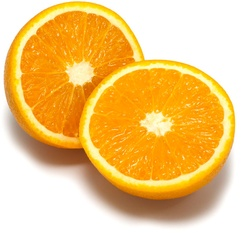
%> input picture DD2423-Computer-Vision/Lab3/bildat_lab3/orange.jpg, 241 x 233 px, shrunk from 572 x 551 before the run
$ octave kmeans_example.m   (GNU Octave 9; MATLAB toolbox functions it lacks are replaced by stand-ins)
%> lines starting %> are read from the running program, lines starting %| are printed output that depends on the picture; in (x1, y1, x2, y2) boxes, pixels count from 0 and x2, y2 are one past the last pixel; in counts of white or black regions, pixels touching at a corner belong together; the program's own positions count from 1
### DD2423-Computer-Vision/Lab3/Scripts/kmeans_segm.m
function [ segmentation, centers ] = kmeans_segm(image, K, L, seed)
%UNTITLED Summary of this function goes here
%   K                   nr of clusters
%   L                   nr of iterations
%   seed                seed for the random generator

%% Used variables:
% V                 [K x 3] matrix having the centers of the clusters as columns
% image2            [X*Y x 4] where the last column gives the cluster if each pixel
rng(seed)
dim = ndims(image);
if dim ==3
    [X,Y,Z]=size(image);
    image2 = double([reshape(image, X*Y,Z), zeros(X*Y,1)]);
else
    [X,Y] =size(image);
    image2 = double([image, zeros(X,1)]);
end

% Randomly initialize the K cluster centers
% centers = randi([0 255],K,3,'like',image);
centers = zeros(K, 3);
idx = randperm(size(image2, 1), K);
for i = 1 : K
    centers(i, :) = image2(idx(i), 1:3);
end

% Iterate L times
for l=1:L
    % Compute all distances between pixels and cluster centers
    [~,I] = pdist2(double(centers),image2(:,1:3),'euclidean' ,'Smallest',1);
    % Check the changes hear [TODO]
    % Assign each pixel to the cluster center for which the distance is minimum
    image2(:,4) = I';
    % Recompute each cluster center by taking the mean of all pixels assigned to it
    for k =1:K
        indeces = image2(:,4)==k;
        if sum(indeces)
            centers(k,:) = sum(image2(indeces,1:3))/sum(indeces);
        end
    end
end

if dim == 3
    segmentation = reshape(image2(:,4),X,Y);
else
    segmentation = image2(:,4);
end
end

### DD2423-Computer-Vision/Lab3/bildat_lab3/mean_segments.m
function Inew = mean_segments(I, segm)

N = max(max(segm));
[h, w, c] = size(I);
Ic = single(reshape(I, [h*w, c]));
sc = reshape(segm, [h*w,1]);
cols = zeros(N, c);
nums = zeros(N, 1);
for i=1:h*w
    s = sc(i);
    cols(s,:) = cols(s,:) + Ic(i,:);
    nums(s) = nums(s) + 1;
end
cols = bsxfun(@rdivide, cols, nums);
Inew = uint8(reshape(cols(sc,:), [h,w,c]));

### DD2423-Computer-Vision/Lab3/bildat_lab3/overlay_bounds.m
function imout = overlap_bounds(im, segm)
[h,w] = size(segm);
imcut = segm(2:h-1,2:w-1);
diff = [ ones(1,w) ; ones(h-2,1), ((imcut==segm(3:h,2:w-1)) & (imcut==segm(2:h-1,3:w)) & (imcut==segm(1:h-2,2:w-1)) & (imcut==segm(2:h-1,1:w-2))), ones(h-2,1); ones(1,w) ];
mask = repmat(uint8(diff), [1,1,3]);
imout = (im .* mask);
imout(:,:,1) = imout(:,:,1) + (1 - mask(:,:,1))*255;

### DD2423-Computer-Vision/Lab3/bildat_lab3/kmeans_example.m
K = 3;               % number of clusters used
L = 55;              % number of iterations
seed = 14;           % seed used for random initialization
scale_factor = 1;  % image downscale factor
image_sigma = 0.002;   % image preblurring scale

I = imread('orange.jpg');
%> I is the input picture: size 233x241x3 uint8; mean R, G, B 241.3, 197, 119.3
I = imresize(I, scale_factor);
Iback = I;
d = 2*ceil(image_sigma*2) + 1;
h = fspecial('gaussian', [d d], image_sigma);
I = imfilter(I, h);

%% Different cluster number K
close all
K = [3,5];
tic
for i = 1:size(K,2)

    [ segm, centers ] = kmeans_segm(I, K(i), L, seed);
    Inew = mean_segments(Iback, segm);
    Iseg = overlay_bounds(Iback, segm);
    subplot(2,2,2*(i-1)+1)
    imshow(Iseg)
    ylabel(['K = ',num2str(K(i))] )
    set(get(gca,'YLabel'),'Rotation',0)
    if i==1; title('Segments'); end
    subplot(2,2,2*(i-1)+2)
    imshow(Inew)
    if i==1; title('Clusters'); end
end
%> this loop made 2 passes
%> (N in mean_segments, cols in mean_segments) on pass 1: (3, [234.1 212.2 142.5; 234.4 152.8 18.62; 253.8 253 251.1])
%> N in mean_segments on pass 2: 5
%> pass 1, in overlap_bounds, `diff = [ ones(1,w) ; ones(h-2,1), ((imcut==segm(3:h,2:w-1)) & (imcut==..`:
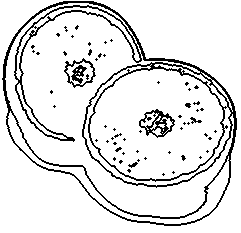
%> diff: size 233x241 double; values 0 (black) and 1 (white), 89.1% white; black in thin lines or dots
toc

figure
K = [6,8];
tic
for i = 1:size(K,2)

    [ segm, centers ] = kmeans_segm(I, K(i), L, seed);
    Inew = mean_segments(Iback, segm);
    Iseg = overlay_bounds(Iback, segm);
    subplot(2,2,2*(i-1)+1)
    imshow(Iseg)
    ylabel(['K = ',num2str(K(i))] )
    set(get(gca,'YLabel'),'Rotation',0)
    if i==1; title('Segments'); end
    subplot(2,2,2*(i-1)+2)
    imshow(Inew)
    if i==1; title('Clusters'); end
end
%> this loop made 2 passes
%> N in mean_segments on passes 1 to 2: 6, 8
%> pass 1, in overlap_bounds (call 3), `diff = [ ones(1,w) ; ones(h-2,1), ((imcut==segm(3:h,2:w-1)) & (imcut==..`:
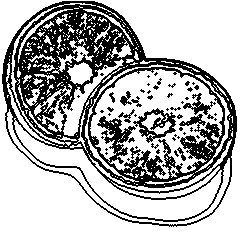
%> diff: size 233x241 double; values 0 (black) and 1 (white), 69.6% white; 56 black regions (46 under 20 px), largest, box (x1, y1, x2, y2) and area: (2, 1, 237, 227) 15520, (133, 108, 176, 143) 544, (183, 93, 216, 115) 230
toc

%% Different iteration number L
K = 3;
L = [3,4];
tic
for i = 1:size(L,2)

    [ segm, centers ] = kmeans_segm(I, K, L(i), seed);
    Inew = mean_segments(Iback, segm);
    Iseg = overlay_bounds(Iback, segm);
    subplot(2,2,2*(i-1)+1)
    imshow(Iseg)
    ylabel(['L = ',num2str(L(i))] )
    set(get(gca,'YLabel'),'Rotation',0)
    if i==1; title('Segments'); end
    subplot(2,2,2*(i-1)+2)
    imshow(Inew)
    if i==1; title('Clusters'); end
end
%> this loop made 2 passes
%> (N in mean_segments, cols in mean_segments) on passes 1 to 2: (3, [239.3 222 159.5; 233.3 153.9 22.52; 254.4 254 253.1]), (3, [237.1 217.7 150.9; 233.7 153.2 20.56; 254.1 253.5 252.2])
%> pass 1, in kmeans_segm (call 5), `segmentation = reshape(image2(:,4),X,Y);`:
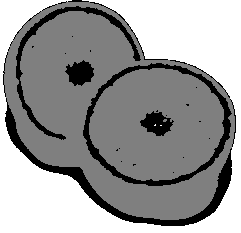
%> segmentation: size 233x241 double; min 1, max 3, mean 2.21; drawn with min black and max white
toc

figure
L = [5,8];
tic
for i = 1:size(L,2)

    [ segm, centers ] = kmeans_segm(I, K, L(i), seed);
    Inew = mean_segments(Iback, segm);
    Iseg = overlay_bounds(Iback, segm);
    subplot(2,2,2*(i-1)+1)
    imshow(Iseg)
    ylabel(['L = ',num2str(L(i))] )
    set(get(gca,'YLabel'),'Rotation',0)
    if i==1; title('Segments'); end
    subplot(2,2,2*(i-1)+2)
    imshow(Inew)
    if i==1; title('Clusters'); end
end
%> this loop made 2 passes
%> (N in mean_segments, cols in mean_segments) on passes 1 to 2: (3, [236 215.4 146.9; 233.9 152.9 19.66; 254 253.3 251.8]), (3, [234.3 212.7 143.4; 234.3 152.8 18.8; 253.9 253.1 251.2])
toc

%% Tiger
K = 8;               % number of clusters used
L = 25;              % number of iterations
seed = 14;           % seed used for random initialization
scale_factor = 1;  % image downscale factor
image_sigma = 1.4;   % image preblurring scale

I = imread('tiger1.jpg');
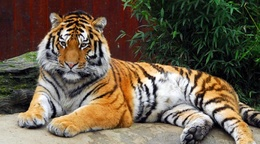
%> input picture DD2423-Computer-Vision/Lab3/bildat_lab3/tiger1.jpg, 260 x 144 px, shrunk from 616 x 340 before the run
%> I is the input picture: size 144x260x3 uint8; mean R, G, B 106, 92.5, 74.5
I = imresize(I, scale_factor);
Iback = I;
d = 2*ceil(image_sigma*2) + 1;
h = fspecial('gaussian', [d d], image_sigma);
I = imfilter(I, h);
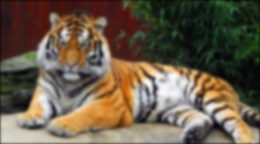
%> I: size 144x260x3 uint8; mean R, G, B 105, 91.5, 73.7

[ segm, centers ] = kmeans_segm(I, K, L, seed);
%> after the loop in kmeans_segm (call 9), `for i = 1 : K`: centers = [181 149 103; 186 190 197; 229 232 233; 6 6 7; 119 123 132; 163 166 172; 210 210 212; 19 29 19]
%> after the loop in kmeans_segm (call 9), `for l=1:L`: centers = [175.4 116.5 54.78; 213.7 166.6 102.6; 214.8 209.2 199.3; 21.15 31.5 21.09; 100.4 85.55 70.24; 134.2 127.7 116.6; 173 166.8 156; 60.63 38.95 30.63]
%> in kmeans_segm (call 9), `segmentation = reshape(image2(:,4),X,Y);`:
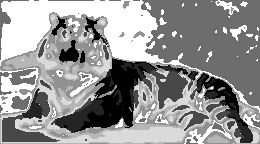
%> segmentation: size 144x260 double; min 1, max 8, mean 5.09; drawn with min black and max white
Inew = mean_segments(Iback, segm);
Iseg = overlay_bounds(Iback, segm);
%> in overlap_bounds (call 9), `diff = [ ones(1,w) ; ones(h-2,1), ((imcut==segm(3:h,2:w-1)) & (imcut==..`: diff: size 144x260 double; values 0 (black) and 1 (white), 63.4% white; 34 black regions (19 under 20 px), largest, box (x1, y1, x2, y2) and area: (1, 1, 259, 143) 12741, (229, 24, 259, 42) 171, (214, 1, 240, 19) 164
%> in overlap_bounds (call 9), `imout(:,:,1) = imout(:,:,1) + (1 - mask(:,:,1))*255;`:
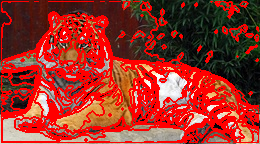
%> imout: size 144x260x3 uint8; mean R, G, B 153.5, 51.2, 40
subplot(1,2,1)
imshow(Iseg)
ylabel(['K=',num2str(K), ',L=',num2str(L) ])
set(get(gca,'YLabel'),'Rotation',0)
title('Segments')
subplot(1,2,2)
imshow(Inew)
title('Clusters')
